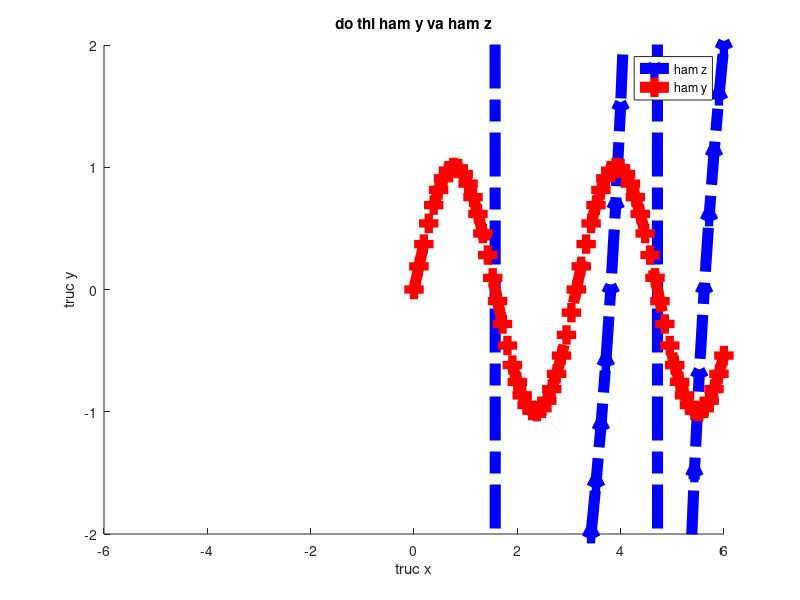

MATLAB code to generate this figure:
x=linspace(0,3*pi);
z=3*tan(x)+ 3*cos(x);
y=sin(2.*x);
hold on
plot(x,z,'-.b^','linewidth',8);
xlabel('truc x');
ylabel('truc y');
legend('ham z');
plot(x,y,'--rs','linewidth',8);
title('do thi ham y va ham z');
axis([-6,6,-2,2]);
legend('ham z','ham y');
